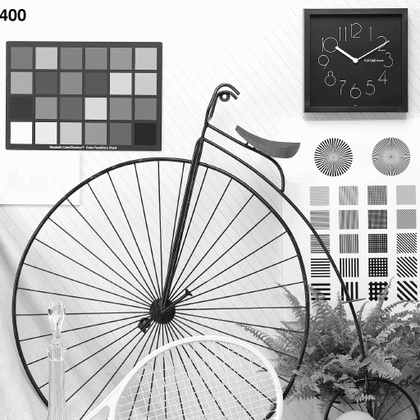
%> input picture LAB/LAB2/code/input/11.gif, 420 x 420 px, shrunk from 512 x 512 before the run; its folder holds only this picture in this run
$ octave main1.m   (GNU Octave 9; MATLAB toolbox functions it lacks are replaced by stand-ins)
%> lines starting %> are read from the running program, lines starting %| are printed output that depends on the picture
### LAB/LAB2/code/E_SIMPLE_8.m
% E_SIMPLE_8 --向图像中加入8位水印
% Arguments:
% Co     --待加入水印的图像
% m      --8位信息
% alpha  --加入水印强度
% seed   --随机数种子
function Cw = E_SIMPLE_8(Co, m, alpha, seed)
[width, height] = size(Co);
Wm = zeros(width, height);
Cw = zeros(width, height);
i = 1;
for i=1:8
    Wr = zeros(width, height);
    % rand生成Wr函数
    randn('seed',seed + i);
    Wr = randn(width, height);

    if m(i) == 1
        Wm = Wm + Wr;
    else
        Wm = Wm - Wr;
    end
end
% normalize
Wm_mean = mean(mean(Wm));
Wm = Wm - Wm_mean;
Wm_std = std2(Wm);
Wm = Wm / Wm_std;
% end
Cw = im2double(Co) + alpha * Wm;
for i=1:width
    for j=1:height
        if Cw(i,j)>255
            Cw(i,j)=255;
        end
        if Cw(i,j)<0
            Cw(i,j)=0;
        end
    end
end

end

### LAB/LAB2/code/D_SIMPLE_8.m
% D_SIMPLE_8 --提取8位水印
% Arguments:
% Cw     --已加入水印的图像
% seed   --随机数种子
function m = D_SIMPLE_8(Cw,seed)
[width, height] = size(Cw);
i = 1;
Wr = zeros(width, height);
m = zeros(1,8);
for i = 1:8
    randn('seed',seed + i);
    Wr = randn(width, height);
    j = 1;
    k = 1;
    product = 0;
    product = product + sum(sum(im2double(Cw).*Wr));
    m(i) = double(product/(width*height));
    if m(i) > 0.1
        m(i) = 1;
    elseif m(i) < -0.1
        m(i) = 0;
    else
        m(i) = 2;
    end
end

### LAB/LAB2/code/main1.m
m = randi([0,1],[1,8]);
disp(m);
alpha = sqrt(8);
seed = 0;
% 实验1，同一张水印嵌入不同图

filename = dir('input');
filename = filename(3:end);
file_num = size(filename);
%predict = zeros(8);
correct_num = 0;
false_pos_num = 0;
false_neg_num = 0;
error_num = 0;
for i = 1:file_num
    path = filename(i).name;
    c = imread(['input/' path]);
%> c is the input picture: size 420x420 uint8; min 0, max 255, mean 184.7

    [width, height] = size(c);
%> width = 420; height = 420

    Cw = E_SIMPLE_8(c, m, alpha, seed);
%> after the loop in E_SIMPLE_8, `for i=1:8`:
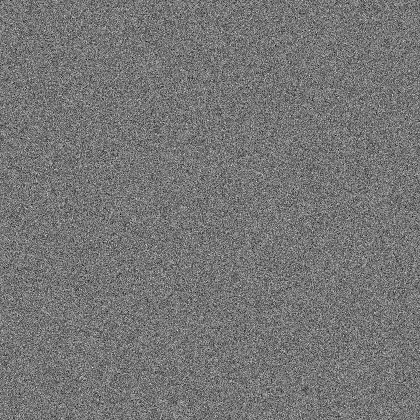
%> Wm: size 420x420 double; min -13.12, max 15.29, mean 0.0013; drawn with min black and max white
%> after the loop in E_SIMPLE_8, `for i=1:width`:
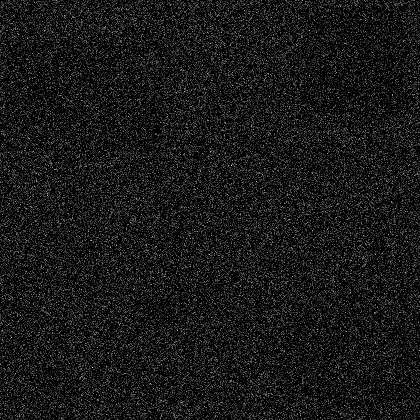
%> Cw: size 420x420 double; min 0, max 16.06, mean 1.53; drawn with min black and max white
    predict = D_SIMPLE_8(Cw, seed);
%> the loop in D_SIMPLE_8, `for i = 1:8` made 8 passes
%> product on passes 1 to 8: 107420.9, 103830.6, -106660.3, -105930.5, 105832.5, -105846, 107360.2, -106358.6
%> after the loop in D_SIMPLE_8, `for i = 1:8`: m = [1 1 0 0 1 0 1 0]
%> predict = [1 1 0 0 1 0 1 0]
    disp(predict);
%|    1   1   0   0   1   0   1   0
    if predict == m
        correct_num = correct_num + 1;
    elseif length(find(predict==2)) >= 4
        false_neg_num = false_neg_num + 1;
    else
        error_num = error_num + 1;
    end

    predict = D_SIMPLE_8(c, seed);
%> the loop in D_SIMPLE_8 (call 2), `for i = 1:8` made 8 passes
%> product on passes 1 to 8: 317.1, -392.6, -20.98, 202.9, 56.76, 287.6, 143.6, -13.49
%> predict = [2 2 2 2 2 2 2 2]
    disp(predict);
%|    2   2   2   2   2   2   2   2
    if length(find(predict==2)) >= 4
        correct_num = correct_num + 1;
    else
        false_pos_num = false_pos_num + 1;
    end

end
fprintf('correct_num = %d,  correct_rate = %2.2f%%\n', correct_num,double(correct_num/(2*41)*100));
fprintf('false_pos_num = %d,  false_pos_rate = %2.2f%%\n', false_pos_num,double(false_pos_num/(2*41)*100));
fprintf('false_neg_num = %d,  false_neg_rate = %2.2f%%\n', false_neg_num,double(false_neg_num/(2*41)*100));
fprintf('error_num = %d,  error_rate = %2.2f%%\n', error_num,double(error_num/(2*41)*100));
